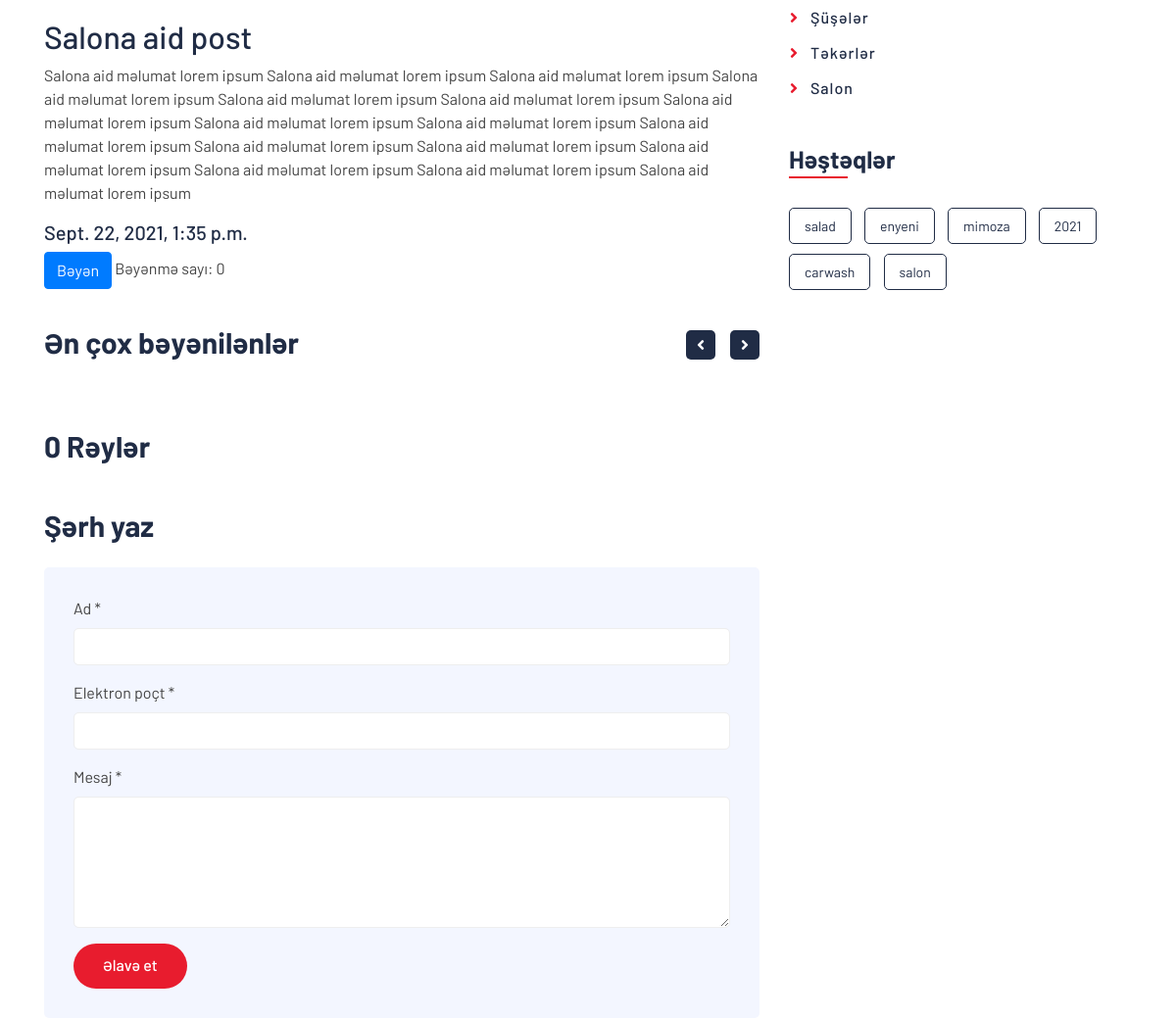
Before: /blog/category/salon/salona-aid-post (middle part) with the older database file.
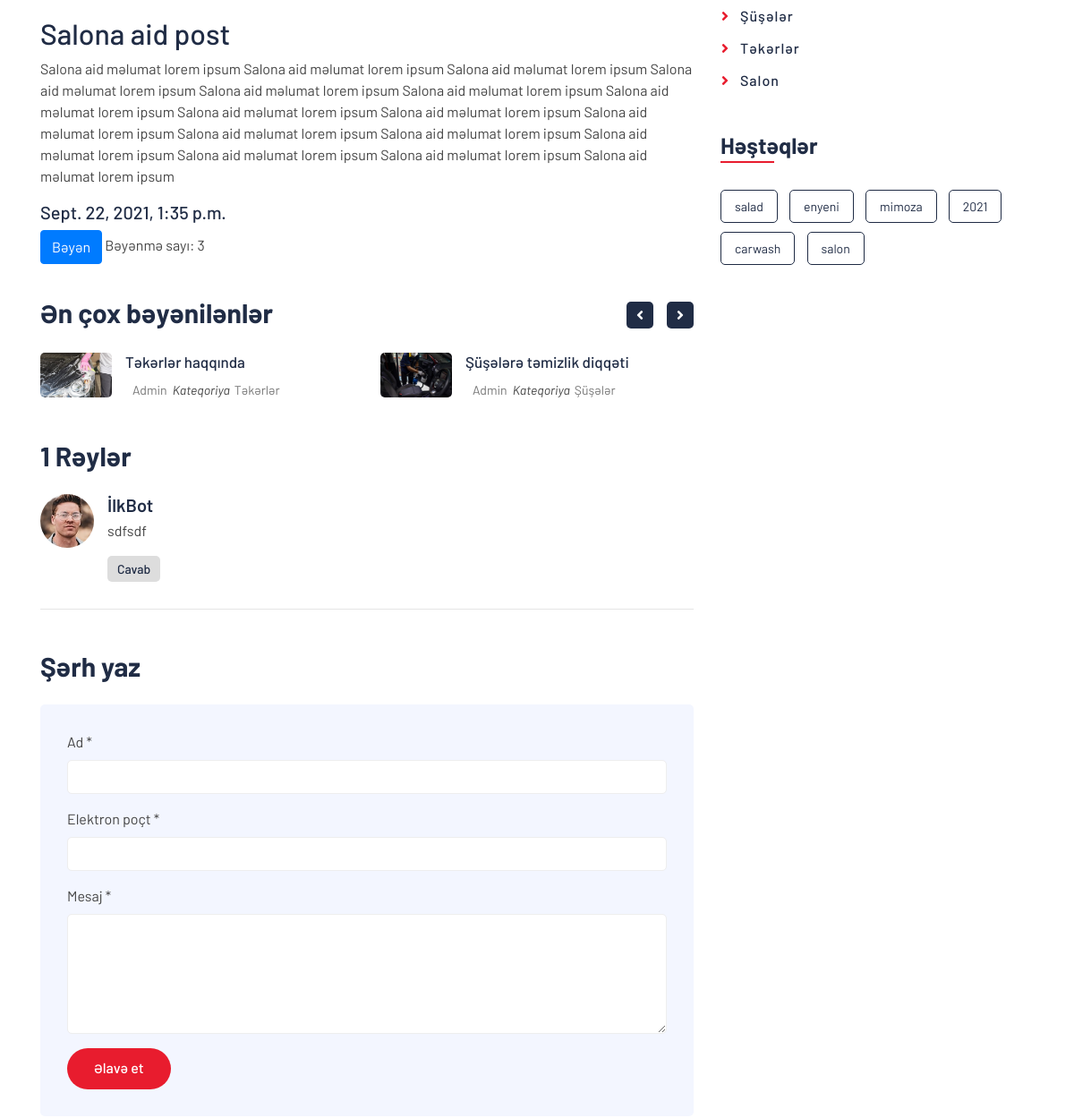
After: the same page with the newer database file.
### blog/models.py (models this page shows, shortened)
class CategoryModel(models.Model):
    name = models.CharField(max_length=100,verbose_name="Kateqoriya adı")
    slug = models.SlugField()
    created_date = models.DateTimeField(auto_now_add=True,verbose_name="Yaradıldığı tarix")
    def __str__(self):
        return self.name
    class Meta:
        verbose_name = "Kateqoriya"
        verbose_name_plural = "Kateqoriyalar"

class BlogLikes(models.Model):
    post = models.ForeignKey(BlogModel,on_delete=CASCADE)
    like = models.PositiveIntegerField(default=0)
    created_date  = models.DateTimeField(auto_now_add=True)

class BlogModel(models.Model):
    title = models.CharField(max_length=100,verbose_name="Başlıq")
    category = models.ForeignKey(CategoryModel,on_delete=CASCADE,verbose_name="Kateqoriya")
    image = models.ImageField(upload_to = "blogphotos",verbose_name="Şəkil")
    text = models.TextField(verbose_name="Mətin")
    status = models.CharField(max_length=100, choices=STATUS)
    slug = models.SlugField()
    tags = TaggableManager(verbose_name="Taqlar")
    created_date = models.DateTimeField(auto_now_add=True,verbose_name="Yaradılma tarixi")
    class Meta:
        verbose_name = "Məqalə"
        verbose_name_plural = "Məqalələr"

class Comments(models.Model):
    name = models.CharField(max_length=100,verbose_name="Ad")
    email = models.CharField(max_length=100,verbose_name="Elektron poçt")
    message = models.TextField(verbose_name="Mesaj")
    post = models.ForeignKey(BlogModel,on_delete=CASCADE,verbose_name='Məqalə')
    created_date = models.DateTimeField(auto_now_add=True,verbose_name="Göndərilyi tarix")
    class Meta:
        verbose_name = "Şərh"
        verbose_name_plural = "Şərhlər"

### blog/views.py (the view, shortened to what this page needs)
# urls.py: path('category/<slug:cat_slug>/<slug:post_slug>',views.postdetail, name="postdetail"),
def postdetail(request,cat_slug, post_slug):
    categories = CategoryModel.objects.all()
    recentpost = BlogModel.objects.order_by("-created_date").filter(status = "active")[:5]
    likedpost = BlogLikes.objects.order_by("-like").all()[:5]
    category = CategoryModel.objects.get(slug = cat_slug)
    post = BlogModel.objects.get(category = category, slug = post_slug)
    tags = Tag.objects.all()
    comments= Comments.objects.filter(post = post)
    reply = ReplyComments.objects.filter()
    try:
        likes =BlogLikes.objects.get(post = post)
    except:
        likes = 0
    context = {
        "post":post,
        "categories":categories,
        "recentpost":recentpost,
        "tags":tags,
        "comments":comments,
        "reply":reply,
        "likes":likes,
        "likedpost":likedpost,
    }
    return render(request,"blog/blogdetail.html",context)

### pages/context_processor.py (called while the page is built)
def about(request):
    about = About.objects.get()
    context = {
        "about":about,
    }
    return context

def location(request):
    settings = Location.objects.get(is_main =True)
    context = {
        "settings":settings,
    }
    return context

### templates/blog/blogdetail.html (shortened to what the changed rows need)
{% extends "base.html" %}
{% load  static %}
{% block body %}
 <div class="single">
    <div class="container">
        <div class="row">
            <div class="col-lg-8">
                <div class="single-content">
                    <h2>{{post.title}} </h2>
                    <form action="{% url 'blog:likes' post.id %}">
                        <button class="btn btn-primary">Bəyən</button> <span>Bəyənmə sayı:
                        {% if likes %}
                        {{likes.like}}
                        {% else %}
                          0
                        {% endif %}
                    </span>
                    </form>
                </div>
                <div class="single-related">
                    <h2>Ən çox bəyənilənlər</h2>
                    <div class="owl-carousel related-slider">
                        {% for postt in likedpost  %}
                        <div class="post-item">
                            <div class="post-img">
                                <img src="{{postt.post.image.url}}" />
                            </div>
                            <div class="post-text">
                                <a href="{% url 'blog:postdetail' postt.post.category.slug postt.post.slug %}">{{postt.post.title}}</a>
                                <div class="post-meta">
                                    <p><a href="">Admin</a></p>
                                    <p>Kateqoriya<a href="">{{postt.post.category}}</a></p>
                                </div>
                            </div>
                        </div>
                        {% endfor %}
                    </div>
                </div>
                <div class="single-comment">
                    <h2>{{comments.count}} Rəylər</h2>
                    <ul class="comment-list">
                        {% for comment in comments %}
                        <li class="comment-item">
                            <div class="comment-body">
                                <div class="comment-img">
                                    <img src="{% static 'img/user.jpg' %}" />
                                </div>
                                <div class="comment-text">
                                    <h3><a href="">{{comment.name}}</a></h3>
                                    <p>
                                        {{comment.message}}
                                    </p>
                                    <a class="btn" href="">Cavab</a>
                                </div>
                            </div><hr>
                        </li>
                        {% endfor %}
                    </ul>
                </div>
                <div class="comment-form">
                    <h2>Şərh yaz</h2>
                </div>
            </div>
            <div class="col-lg-4">
                <div class="sidebar">
                    <div class="sidebar-widget">
                        <div class="category-widget">
                            <ul>
                                {% for category in categories  %}
                                <li><a href="{% url 'blog:catposts' category.slug %}">{{category.name}}</a></li>
                                {% endfor %}
                            </ul>
                        </div>
                    </div>
                    <div class="sidebar-widget">
                        <h2 class="widget-title">Həştəqlər</h2>
                        <div class="tag-widget">
                            {% for tag in tags %}
                            <a href="{% url 'blog:tagposts' tag %}">{{tag}}</a>
                            {% endfor %}
                        </div>
                    </div>
                </div>
            </div>
        </div>
    </div>
</div>
{% endblock body %}

Changed rows visible on the page:
added BlogLikes: like "3"
added BlogLikes: post.image (picture), post "Təkərlər haqqında", post.category "Təkərlər"
added BlogLikes: post.image (picture), post "Şüşələrə təmizlik diqqəti", post.category "Şüşələr"
added Comments: name "İlkBot", message "sdfsdf"
Other visible differences:
{{ comments.count }}: "0" → "1"
text no longer shown: "0"
